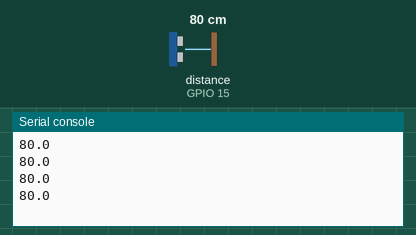
Bench run of a program on a simulated ESP32 board running MicroPython. Parts: the last lines printed to the serial console. Inputs (shaded band) come from the test bench; at power-on: distance to the obstacle (sensor on GPIO 15) 80 cm. The echo pulse lasts 58.3 µs per cm.

Above: at 1.2 s.
1.3 s: distance to the obstacle (sensor on GPIO 15) set to 2 cm
At 1.68 s:
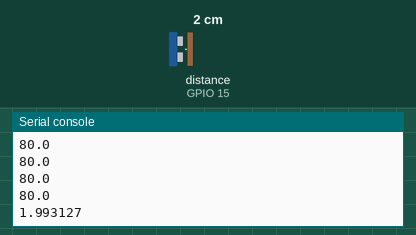
2.8 s: distance to the obstacle (sensor on GPIO 15) set to 4 cm
At 2.93 s:
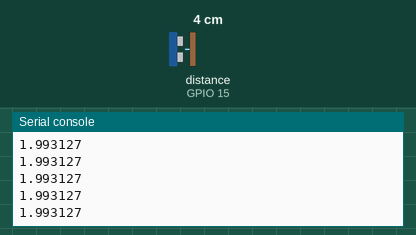
Timing chart, 0 to 5.8 s (numbered marks = the images above; inputs shaded):
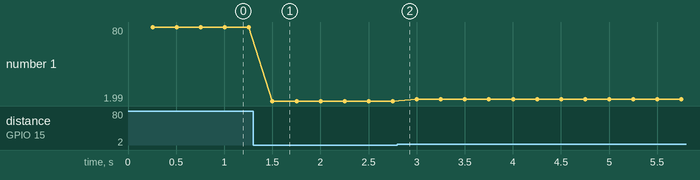

Measured:
- after the input at 1.3 s, the serial console: prints a new line after 0.20 s (image 1)
- plotted number 1: 80 → 1.99 after the input at 1.3 s, 1.99 → 4 after the input at 2.8 s

The program:

uP_-_08.50_-_ultrasonic_test.py
```python
'''
 08.50 - Ultrasonic distance sensor, HC-SR04

 This sketch shows how to use the ESP32 HC-SR04 ultrasonic distance sensor.

 Components
 ----------
  - ESP32
  - HC-SR04 sensor, with these connections:
  -     Grnd --> GND
  -     Echo --> GPIO 15
  -     Trig --> GPIO 2
  -     Vcc  --> 3.3V
  - Wires
  - Breadboard

 Documentation:
 Timers: https://micropython-docs-esp32.readthedocs.io/en/esp32_doc/esp32/quickref.html#timers
 Pins and GPIO: https://micropython-docs-esp32.readthedocs.io/en/esp32_doc/esp32/quickref.html#pins-and-gpio
 HC-SR04 driver source: https://github.com/rsc1975/micropython-hcsr04

 Course:
 MicroPython with the ESP32
 https://techexplorations.com

'''

from machine import Pin, Timer
from hc_sr04 import HCSR04

sensor = HCSR04(trigger_pin=2, echo_pin=15,echo_timeout_us=1000000)

def hcrs04_isr(event):
    distance = sensor.distance_cm()
    print(distance)

blink_timer = Timer(1)
blink_timer.init(period=250, mode=Timer.PERIODIC, callback=hcrs04_isr)
```
